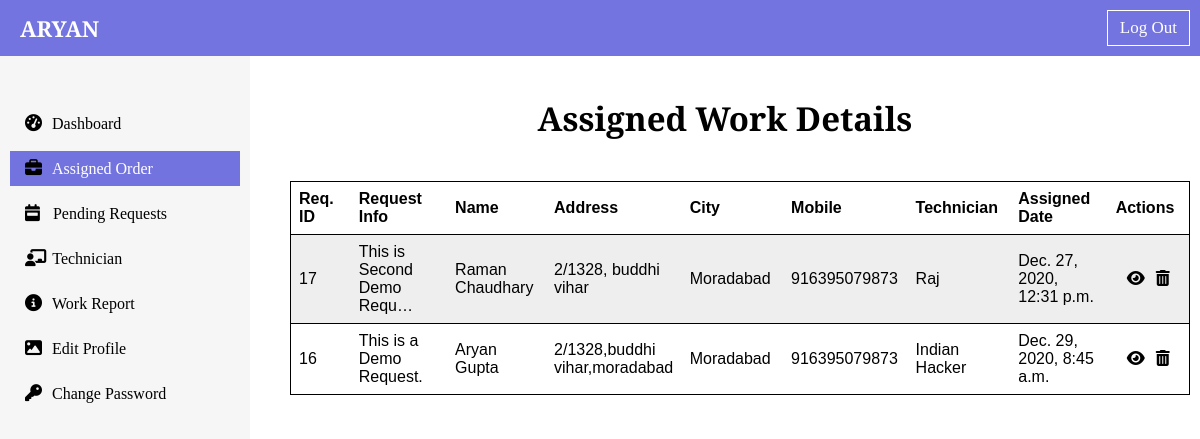
The page /dashboard/assigned_order/ (signed in) on the database its author committed.
### dashboard/models.py (models this page shows, shortened)
class AssignTechnician(models.Model):
    serial_no = models.AutoField(primary_key=True)
    request_id = models.IntegerField(null=True)
    request_info = models.CharField(max_length=100)
    description = models.TextField()
    name = models.CharField(max_length=25)
    address_line_1 = models.CharField(max_length=200)
    address_line_2 = models.CharField(max_length=200)
    city = models.CharField(max_length=25)
    state = models.CharField(max_length=25)
    zip_code = models.IntegerField(null=True)
    email = models.EmailField()
    mobile = models.IntegerField()
    technician = models.CharField(max_length=50)
    date = models.DateTimeField(auto_now_add=True)

### dashboard/views.py (the view)
# urls.py: path("assigned_order/", views.assigned_order, name="assigned_order"),
def assigned_order(request):
    if request.user.is_superuser:
        assigned_order_object = AssignTechnician.objects.all()
        context = {"assigned_orders":assigned_order_object}
        return render(request, "dashboard/admin/assigned_order.html", context)
    else:
        return HttpResponse("<h1 style='text-align: center; margin-top: 30px;'> You are not Authorized for this page </h1>")

### templates/dashboard/admin/assigned_order.html (shortened to what this page needs)
{% extends 'admin_base.html' %}
{% block assignedactive %} active {% endblock assignedactive %}
{% block body %}
<div class="table-div" id="assigned-list-table">
        <h2 class="md-heading text-center">Assigned Work Details</h2>
        <table>
            <tr>
                <th>Req. ID</th>
                <th class="big-cell">Request Info</th>
                <th>Name</th>
                <th>Address</th>
                <th>City</th>
                <th>Mobile</th>
                <th>Technician</th>
                <th class="big-date-cell">Assigned Date</th>
                <th>Actions</th>
            </tr>
            {% if assigned_orders %}
            {% for order in assigned_orders %}
            <tr>
                <td>{{order.request_id}}</td>
                <td>{{order.request_info|truncatechars:25}}</td>
                <td>{{order.name}}</td>
                <td>{{order.address_line_1}}</td>
                <td>{{order.city}}</td>
                <td>{{order.mobile}}</td>
                <td>{{order.technician}}</td>
                <td>{{order.date}}</td>
                <td><div class="action-btn flex-row-space-evenly">
                    <a href="{% url 'view_assigned_order' order.request_id %}" class="view-eye-btn"><i class="fas fa-eye"></i></a>
                    <a href="{% url 'delete_assigned_order' order.request_id %}" class="delete-assigned-btn"><i class="fas fa-trash-alt"></i></a>
                </div></td>
            </tr>
            {% endfor %}
            {% else %}
            <tr>
                <td colspan=9><div class="text-center">There are no work assigned </div></td>
            </tr>
            {% endif %}
        </table>
    </div>
{% endblock body %}

### static/util.css (style rules this page uses)
* { padding: 0; margin: 0; box-sizing: border-box; }
html { font-size: 62.5%; font-family: 'Playfair Display', serif; }
a { text-decoration: none; outline: none; color: black; }
.md-heading { font-size: 3.3rem; }
.flex-row-space-evenly { display: flex; align-items: center; justify-content: space-evenly; }
.text-center { text-align: center; }

### static/dashboard/css/admin_style.css (style rules this page uses)
.table-div { padding: 4rem; }
.table-div table { margin-top: 4rem; margin-left: 3rem; }
table, th, td { border: 1px solid black; border-collapse: collapse; font-size: 1.6rem; }
th, td { padding: 1rem; width: 26rem; }
td { text-align: center; }
.table-div { padding: 4rem 1rem; }
#assigned-list-table table { border: 1px solid black; font-family: Arial, Helvetica, sans-serif; }
#assigned-list-table th, td { padding: .8rem; width: 14rem; border: none; border-collapse: collapse; font-size: 1.6rem; }
#assigned-list-table tr .big-cell { width: 24rem; }
#assigned-list-table tr .big-date-cell { width: 18rem; }
#assigned-list-table table td { text-align: left; border-bottom: 1px solid black }
#assigned-list-table table th { text-align: left; border-bottom: 1px solid black }
#assigned-list-table tr:nth-child(even) { background-color: #eee; }
#assigned-list-table tr:nth-child(odd) { background-color: #fff; }

### rows shown on the page
AssignTechnician: request_id "17", request_info "This is Second Demo Requ…", name "Raman Chaudhary", address_line_1 "2/1328, buddhi vihar", city "Moradabad", mobile "916395079873", technician "Raj", date "Dec. 27, 2020, 12:31 p.m."
AssignTechnician: request_id "16", request_info "This is a Demo Request.", name "Aryan Gupta", address_line_1 "2/1328,buddhi vihar,moradabad", city "Moradabad", mobile "916395079873", technician "Indian Hacker", date "Dec. 29, 2020, 8:45 a.m."
